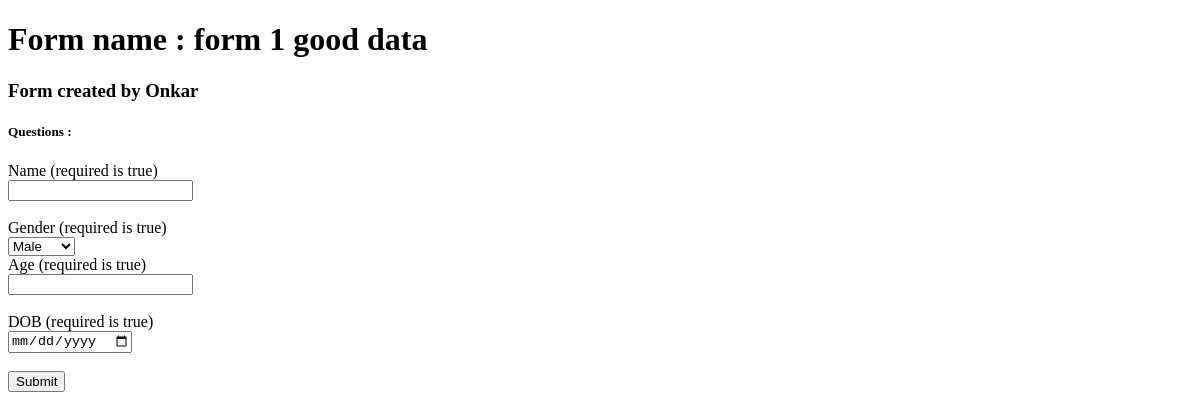
/formview/1, run on an earlier commit of the app's database.
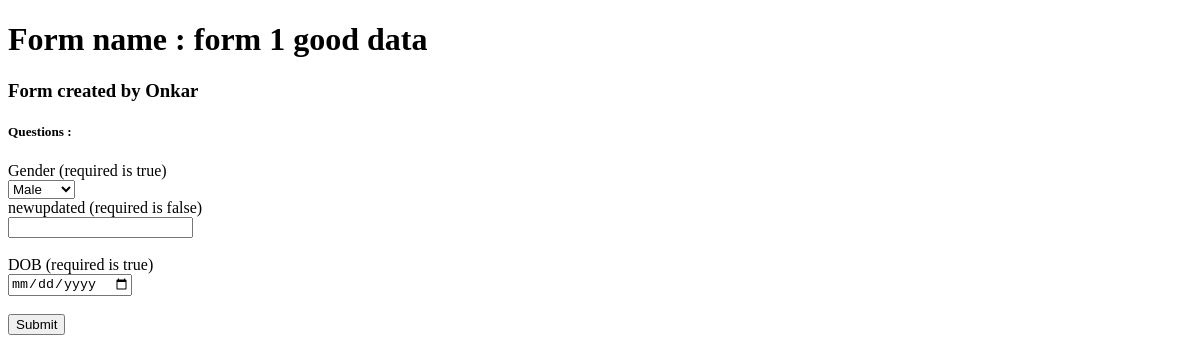
And on a later commit of the database.
### gforms/models.py (models this page shows)
class Question(models.Model):
    formid = models.ForeignKey(FormMain,on_delete=models.CASCADE)
    questiontext = models.CharField(max_length=200)
    questiontype = models.CharField(max_length=200)
    questionnumber = models.IntegerField()
    required =models.BooleanField()
    def __str__(self):
            return self.questiontext

### gforms/views.py (the view)
# urls.py: path('formview/<str:pk>',views.formview , name='formview'),
def formview(request,pk):
    form = FormMain.objects.get(id=pk)
    questions = Question.objects.filter(formid = pk)
    for que in questions:
        if que.questiontype =="SingleSelect":
            mcqoptions = mcqchoice.objects.filter(questionid = que)
    print(questions[0])
    if request.method == "POST":
        for i in range(len(questions)):
            print(request.POST)
            questioninstance = Question.objects.get(id =questions[i].id )
            Answer.objects.create(userid = request.user , questionid = questioninstance , answerdata =request.POST[questions[i].questiontext] )
        context = {}
    else :
        context = {'form':form ,'questions':questions ,'mcqoptions':mcqoptions}
    return render(request,'formview.html',context)

### gforms/models.py (called while the page is built)
    def __str__(self):
            return self.formname

    def __str__(self):
            return self.choice

### templates/formview.html (shortened to what this page needs)
<!DOCTYPE html>
<html lang="en">
<head>
</head>
<body>
    <h1>Form name : {{form}}</h1>
    <h3>Form created by {{form.createdby}} </h3>
    <h5>Questions : </h5>
    <form action="" method="post">
        {% for q in questions %}
                <label for="question">{{q.questiontext}}</label>
                {% if q.questiontype == "SingleSelect" %}
                    {% if q.required == True %}
                        (required is true)
                        <br><select id="Gender" name="Gender" required>
                            {% for option in mcqoptions %}
                                <option value="{{option}}">{{option}}</option>
                            {% endfor %}
                        </select>
                    {% endif %}
                {% else %}
                    {% if q.required == True %}
                            (required is true)
                            <br><input type={{q.questiontype}} name="{{q.questiontext}}" id="{{q.questiontext}}" required><br>
                    {% else %}
                            (required is false)
                            <br><input type={{q.questiontype}} name="{{q.questiontext}}" id="{{q.questiontext}}"><br>
                    {% endif %}
                {% endif %}
        <br>{% endfor %}
        <button type="submit">Submit</button>
    </form>
</body>
</html>

What changed in the data, as far as the page shows it:
removed Question: questiontext "Name"
changed Question: questiontext "Age" → "newupdated"; required "(required is true)" → "(required is false)"
